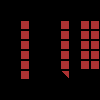

Tiled map render using the project's own tile images. Description and the whole map definition, tile-layer contents included, below:
An orthogonal 10x10 tile map with 10x10 px tiles, 1 tile layer (Main) and 1 object.

<map version="1.10" tiledversion="1.10.1" orientation="orthogonal" renderorder="right-down" width="10" height="10" tilewidth="10" tileheight="10" infinite="0" nextlayerid="2" nextobjectid="1">
 <tileset firstgid="1" name="collider" tilewidth="10" tileheight="10" tilecount="4" columns="2">
  <image source="tilemap-collider.png" width="20" height="20" />
  <tile id="1">
   <objectgroup draworder="index" id="2">
    <object id="1" x="0.0249439" y="0.0997755">
     <polygon points="0,0 0,1.8209 7.98204,9.85283 9.92766,9.82789 9.95261,-0.0748316" />
    </object>
   </objectgroup>
  </tile>
 </tileset>
 <layer id="1" name="Main" width="10" height="10">
  <properties>
   <property name="excalibur" type="bool" value="true" />
   <property name="solid" type="bool" value="true" />
  </properties>
  <data encoding="csv">
0,0,0,0,0,0,0,0,0,0,
0,0,0,0,0,0,0,0,0,0,
0,0,1,0,0,0,1,0,1,1,
0,0,1,0,0,0,1,0,1,1,
0,0,1,0,0,0,1,0,1,1,
0,0,1,0,0,0,1,0,1,1,
0,0,1,0,0,0,1,0,1,1,
0,0,1,0,0,0,2,0,0,0,
0,0,0,0,0,0,0,0,0,0,
0,0,0,0,0,0,0,0,0,0
</data>
 </layer>
</map>
